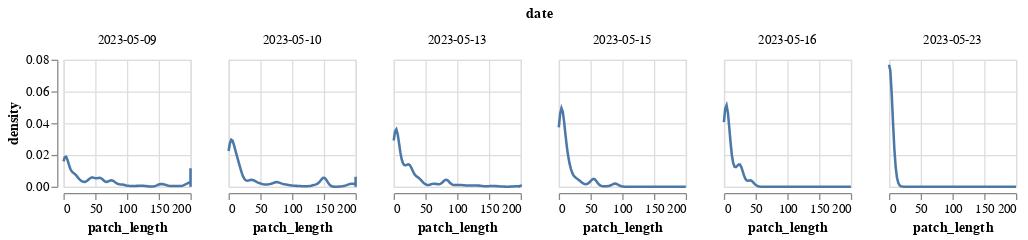

The code cell stored with this chart in its notebook:
### Code cell
alt.Chart(
    patch_df
).transform_density(
    'patch_length',
    as_=['patch_length', 'density'],
    groupby=['date'],
    bandwidth=5
).mark_line().encode(
    alt.X('patch_length:Q').scale(domain=[0,200], clamp=True),
    alt.Y('density:Q'),
).properties(height=100, width=100).facet(
        alt.Facet('date')
)

### Figure 1 — Vega-Lite specification as saved in the notebook (floating-point values rounded to 4 significant figures; data arrays with more than 128 entries replaced by an {"elided": "..."} marker saying what was removed)
{"config": {"view": {"continuousWidth": 300, "continuousHeight": 300}}, "data": {"name": "data-81fb2171ef6903116c9b8fe0e641f061"}, "facet": {"field": "date", "type": "nominal"}, "spec": {"mark": {"type": "line"}, "encoding": {"x": {"field": "patch_length", "scale": {"domain": [0, 200], "clamp": true}, "type": "quantitative"}, "y": {"field": "density", "type": "quantitative"}}, "height": 100, "transform": [{"density": "patch_length", "bandwidth": 5, "groupby": ["date"], "as": ["patch_length", "density"]}], "width": 100}, "$schema": "https://vega.github.io/schema/vega-lite/v5.20.1.json", "datasets": {"data-81fb2171ef6903116c9b8fe0e641f061": {"elided": "3050 records"}}}
